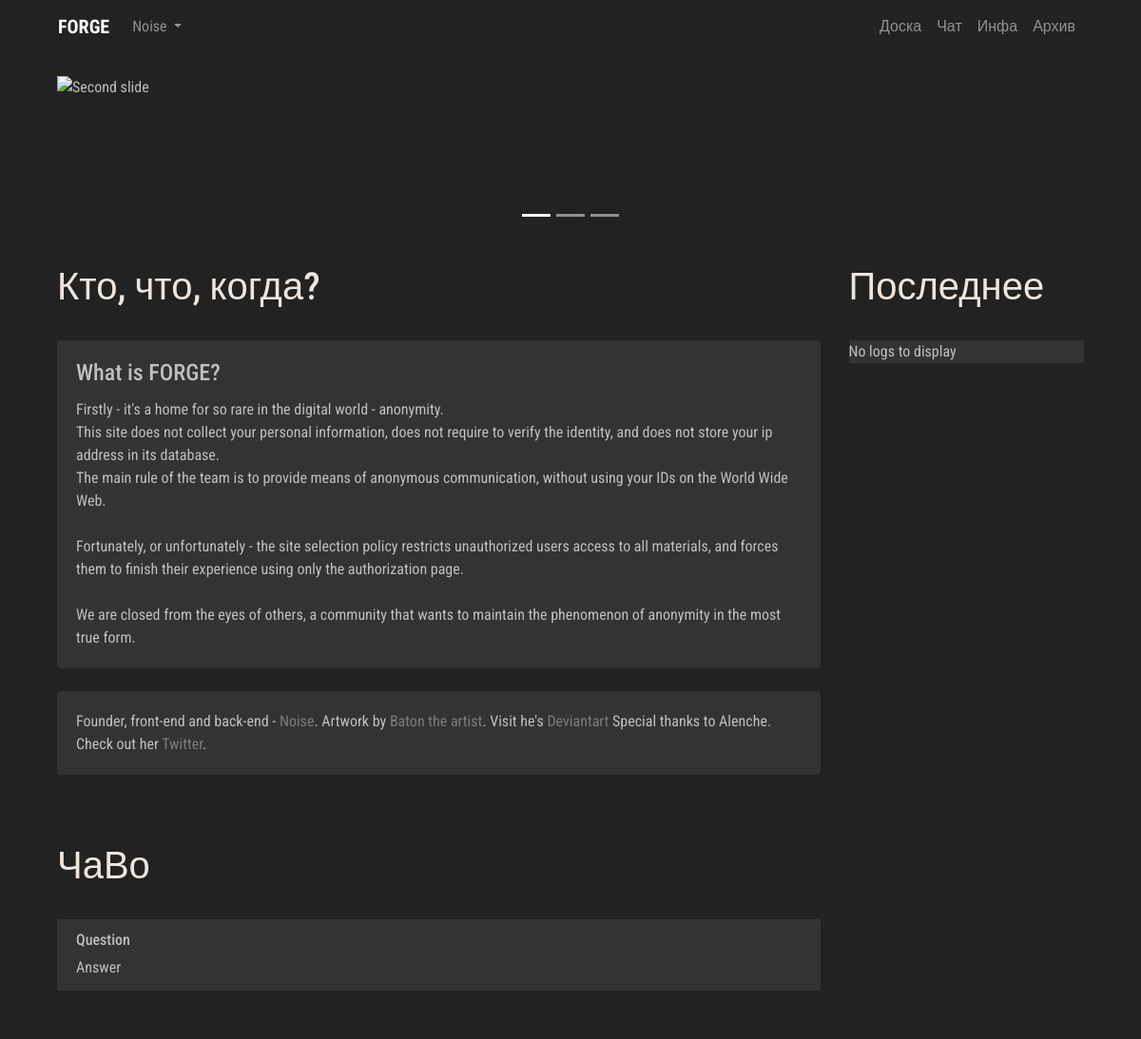
/info/ (signed in), run on an earlier commit of the app's database.
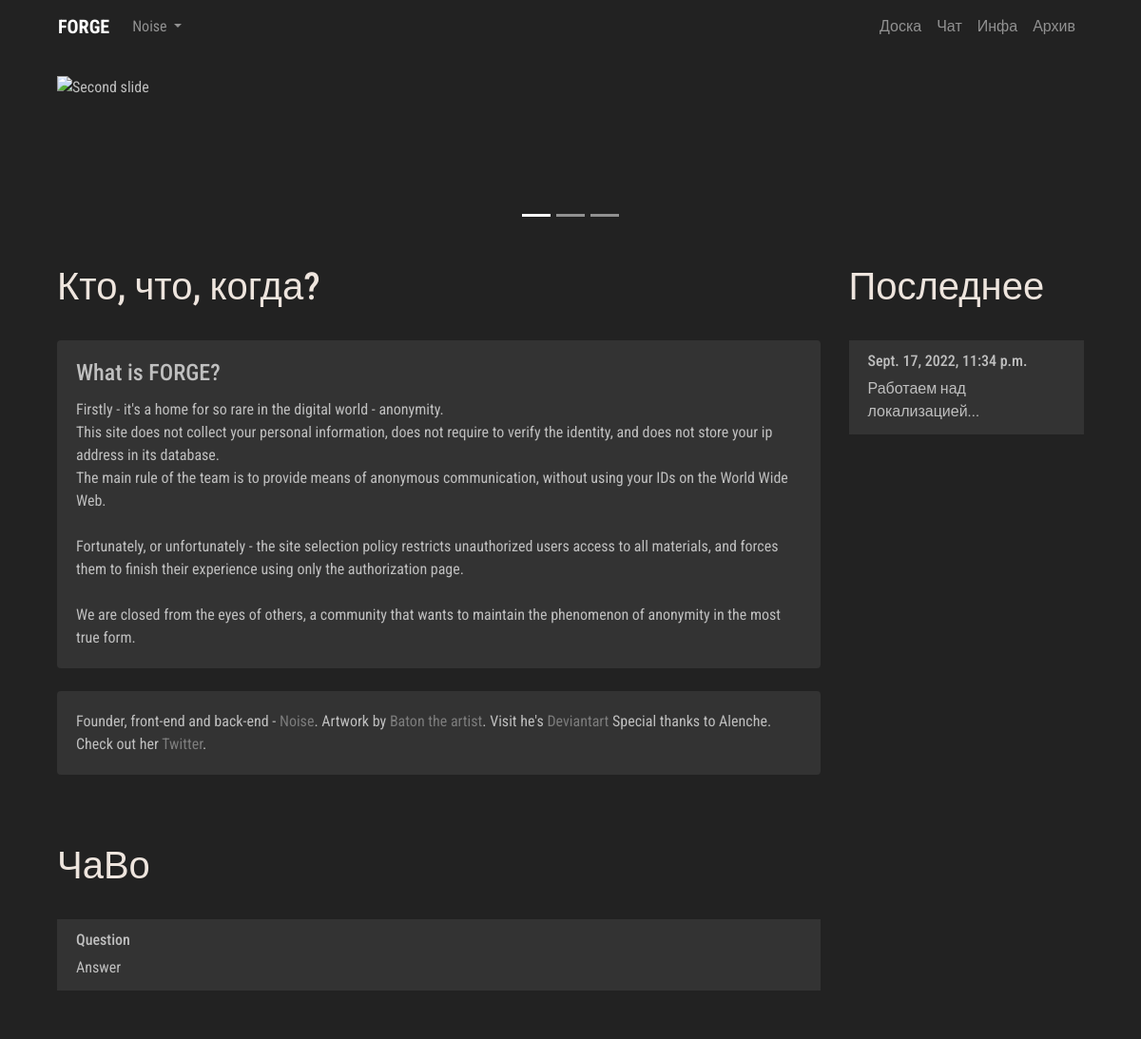
And on a later commit of the database.
### manager/models.py (models this page shows, shortened)
class ChangeLog(models.Model):
    note_author = models.ForeignKey(User, on_delete=models.CASCADE)
    note_text = models.CharField('Note text', max_length=300)
    note_date = models.DateTimeField('Note date', auto_now=True)
    language_code = models.IntegerField(null=True, blank=True, default=0)

### paper/views.py (the view)
# urls.py: path('info/', views.info_view, name='info'),
def info_view(request):
    language_key = Hikka.objects.get(user=request.user.id).language_code
    logs = ChangeLog.objects.filter(language_code=language_key).order_by('-note_date')[:10]
    loc = UI
    if request.user.is_authenticated:
        loc_option = Hikka.objects.get(user=request.user.id).language_code
    else:
        loc_option = 0
    info = Info
    context = {
        'info': info,
        'UI': loc,
        'lang': loc_option,
        'logs': logs,
    }
    return render(request, 'info.html', context)

### board/templatetags/loc_extra.py (called while the page is built)
@register.filter
def return_item(l, i):
    try:
        return l[i]
    except:
        return None

### paper/templates/info.html (shortened to what this page needs)
{% extends 'hat.html' %}
{% block content %}
{% load loc_extra %}
<div class="row col-">
        <div class="col-sm-12 col-lg-9 col- content">
       <br>
<div class="trds">
  <main class="contentd" role="main">
  <header>
 <h1 data-text="{{ info.ABOUT|return_item:lang }}">{{ info.ABOUT|return_item:lang }}</h1></header></main></div>
<br>
<div class="card">
  <div class="card-body">  <h4 class="card-title">What is FORGE?</h4>
Firstly - it's a home for so rare in the digital world - anonymity.<br>
This site does not collect your personal information, does not require
to verify the identity, and does not store your ip address in its
database.<br>
The main rule of the team is to provide means of anonymous communication, without using your IDs on the World Wide Web.<br>
<br>
Fortunately, or unfortunately - the site selection policy restricts
unauthorized users access to all materials, and forces them to finish
their experience using only the authorization page. <br>
<br>
We are closed from the eyes of others, a community that wants to maintain the phenomenon of anonymity in the most true form.
  </div>
</div>
<br>
<div class="card">
  <div class="card-body">
    Founder, front-end and back-end - <a href="#">Noise</a>.
   Artwork by <a href="#">Baton the artist</a>. Visit he's <a href="https://rickyraebaton.deviantart.com/" target="_blank"> Deviantart </a>
   Special thanks to Alenche. Check out her <a href="https://twitter.com/UkySo" target="_blank">Twitter</a>.
  </div>
</div>
<br>
<br> <br>
 <div class="trds">
  <main class="contentd" role="main">
  <header>
 <h1 data-text="{{ info.FREQUENTLY_ASKED_QUESTIONS|return_item:lang }}">{{ info.FREQUENTLY_ASKED_QUESTIONS|return_item:lang }}</h1></header></main></div>
<br>
 <ul class="list-group">
  <li class="list-group-item"><h6>Question</h6>
  Answer</li>
  </ul>
  <br>
</div>
      <div class="col-sm-12 col-lg-3 col- left-sidebar">
      <br>
       <div class="trds">
  <main class="contentd" role="main">
  <header>
 <h1 data-text="{{ info.LATEST|return_item:lang }}">{{ info.LATEST|return_item:lang }}</h1></header></main></div> <br>
<ul class="list-group">
    {% if logs %}
    {% for log in logs %}
  <li class="list-group-item"> <h6> {{ log.note_date }} </h6>
      {{ log.note_text }}</li>
    {% endfor %}
    {% else %}
    No logs to display
    {% endif %}
</ul>
<br>
    </div>
 </div>
{% endblock %}

### board/templates/hat.html (shortened to what this page needs)
<!DOCTYPE html>
{% load loc_extra %}
<html lang="en"><head>
	<link rel="stylesheet" href="https://stackpath.bootstrapcdn.com/bootstrap/4.3.1/css/bootstrap.min.css">
     {% load static %}
    <link rel="stylesheet" href=" {% static 'css/master.css' %} " type="text/css">
  </head>
  <body>
<div class="container">
   <nav class="navbar navbar-expand-lg navbar-dark" style="background-color: #222222;">
  <div class="collapse navbar-collapse" id="navbarTogglerDemo01">
    <a class="navbar-brand" href="{% url 'Manager:me' %}"><b>FORGE</b></a>
    <ul class="navbar-nav mr-auto mt-2 mt-lg-0">
    {% if user.is_authenticated %}
       <li class="nav-item dropdown">
        <a class="nav-link dropdown-toggle" href="{% url 'Manager:me' %}" id="navbarDropdownMenuLink" data-toggle="dropdown" aria-haspopup="true" aria-expanded="false">
          {{ user.username }}       </a>
      </li>
        {% else %}
        <li class="nav-item">
        <a class="nav-link" href="{% url 'Manager:login' %}">{{ UI.LOG_IN|return_item:lang }}</a>
      </li>
        {% endif %}
    </ul>
     <ul class="navbar-nav  mt-2 mt-lg-0">
      <li class="nav-item">
        <a class="nav-link" href="{% url 'Board:board' %}">{{ UI.BOARD|return_item:lang }}</a>
      </li>
      <li class="nav-item">
        <a class="nav-link" href="#">{{ UI.CHAT|return_item:lang }}</a>
      </li>
      <li class="nav-item">
        <a class="nav-link" href="{% url 'Paper:info' %}">{{ UI.INFO|return_item:lang }}</a>
      </li>
      <li class="nav-item">
        <a class="nav-link" href="{% url 'Archive:index' %}">{{ UI.ARCHIVE|return_item:lang }}</a>
      </li>
    </ul>
  </div>
</nav>
<div class="col-lg-12 head-block"><br>
<div id="carouselExampleControls" class="carousel slide" data-ride="carousel">
     <ol class="carousel-indicators">
    <li data-target="#carouselExampleControls" data-slide-to="0" class="active"></li>
    <li data-target="#carouselExampleControls" data-slide-to="1"></li>
    <li data-target="#carouselExampleControls" data-slide-to="2"></li>
  </ol>
  <div class="carousel-inner">
    <div class="carousel-item active">
      <img class="d-block w-100" src="{% static 'imgs/go.png' %}" alt="Second slide" height="150px">
    </div>
  </div>
<br>
</div>
{% block content %} {% endblock %}
<br>
    </div>
</div>
</body>
</html>

### static/css/master.css (style rules this page uses)
.head-block,.top-menu,.top-material,.left-sidebar,.content { background:#222222; margin-bottom:5px; }
.head-block { height:40px; }
.content { border: none; }
.head-block { height:150px; background:right center no-repeat; }
.card { background: #333333; border: none; }
.list-group, .list-group-item { background: #333333; border: none; }
body { font-family: 'Roboto Condensed', sans-serif; font-size: initial; }
a { color: #7c7c7c; font-size: initial; }
body { background: #222; color: #bfbfbf; }
.contentd header h1 { position:relative;color:#eee5de }
.contentd header h1:after, .contentd header h1:before { position:absolute;top:0;overflow:hidden;clip:rect(0,100vw,0,0);content:attr(data-text);background: #a9a9a9 }
.contentd header h1:before { left:-1vmin;animation:noise 7s infinite steps(3,end) alternate-reverse;color:#71fcff;text-shadow:.4vmin 0 #00f,-.2vmin 1vmin red }
.contentd header h1:after { left:1vmin;animation:noise-alt 5s infinite steps(3,end) alternate-reverse;color:#ff9eed;text-shadow:-2vmin 0 #ff0,.1vmin -1vmin #00f }
.trds { background: #none; }

What changed in the data, as far as the page shows it:
added ChangeLog: note_date "Sept. 17, 2022, 11:34 p.m.", note_text "Работаем над локализацией..."
Also different on the page:
text no longer shown: "No logs to display"
